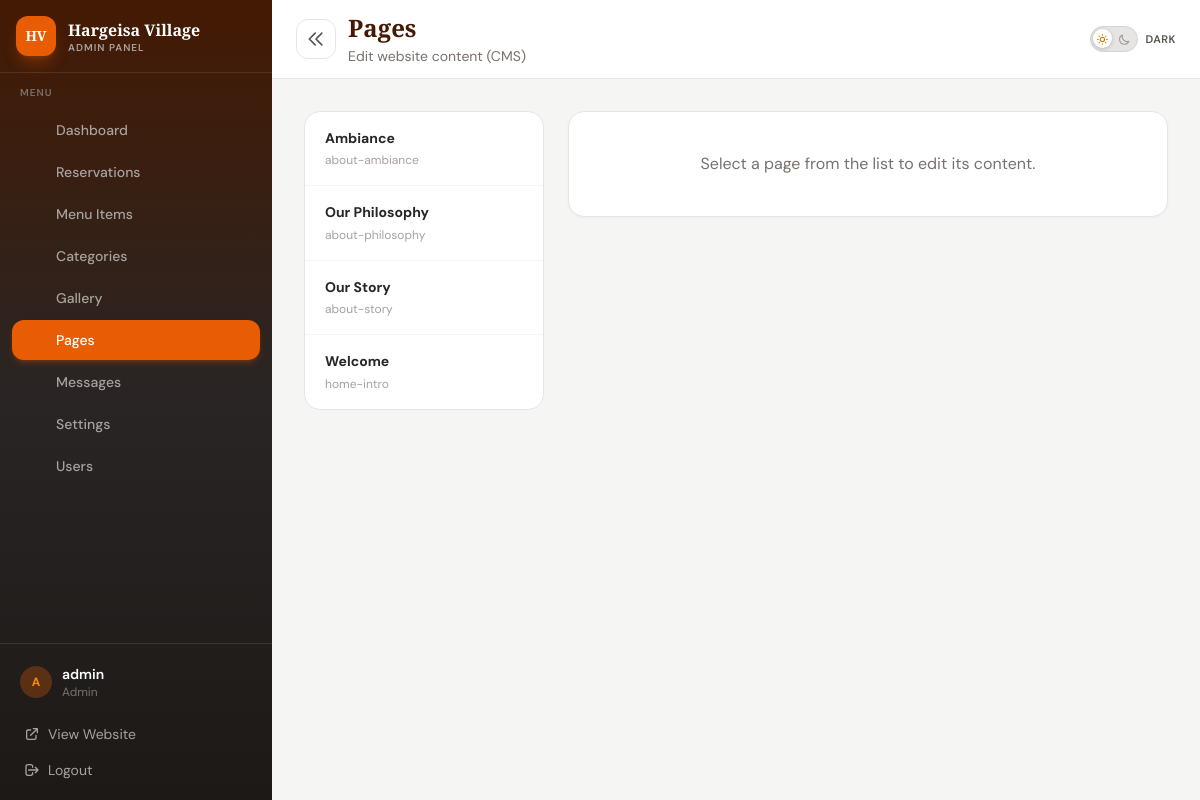
Screenshot of /admin/pages.php (signed in) with the database file from the repository.
### tables this page shows
CREATE TABLE pages (
    id INT AUTO_INCREMENT PRIMARY KEY,
    slug VARCHAR(100) NOT NULL UNIQUE,
    title VARCHAR(255) NOT NULL,
    content TEXT,
    created_at TIMESTAMP DEFAULT CURRENT_TIMESTAMP,
    updated_at TIMESTAMP DEFAULT CURRENT_TIMESTAMP ON UPDATE CURRENT_TIMESTAMP
);

### includes/helpers.php (called while the page is built, shortened)
<?php
function e(?string $value): string
{
    return htmlspecialchars((string) $value, ENT_QUOTES, 'UTF-8');
}

### admin/pages.php (the view, shortened to what this page needs)
<?php
$pdo = Database::getConnection();
$pages = $pdo->query('SELECT * FROM pages ORDER BY slug')->fetchAll();
$editId = isset($_GET['edit']) ? (int) $_GET['edit'] : 0;
$edit = null;
require __DIR__ . '/includes/layout.php';
?>
<div class="admin-cms-grid">
    <nav class="admin-page-list" aria-label="Pages">
        <?php foreach ($pages as $p): ?>
        <a href="?edit=<?= (int) $p['id'] ?>" class="admin-page-list-item <?= $editId === (int)$p['id'] ? 'admin-page-list-item--active' : '' ?>">
            <strong><?= e($p['title']) ?></strong>
            <span><?= e($p['slug']) ?></span>
        </a>
        <?php endforeach; ?>
    </nav>
    <div class="admin-cms-editor">
        <?php if ($edit): ?>
        <form method="post" class="admin-form-card">
            <?= csrf_field() ?>
            <input type="hidden" name="id" value="<?= (int) $edit['id'] ?>">
            <p class="admin-form-meta">Slug: <code><?= e($edit['slug']) ?></code></p>
            <div>
                <label>Title</label>
                <input name="title" required value="<?= e($edit['title']) ?>">
            </div>
            <div>
                <label>Content</label>
                <div id="editor" class="admin-quill-editor"><?= $edit['content'] ?></div>
                <textarea name="content" id="content-input" class="hidden"><?= e($edit['content']) ?></textarea>
            </div>
            <button type="submit" class="admin-btn admin-btn--primary">Save Content</button>
        </form>
        <link href="https://cdn.quilljs.com/1.3.7/quill.snow.css" rel="stylesheet">
        <script src="https://cdn.quilljs.com/1.3.7/quill.min.js"></script>
        <script>
        const quill = new Quill('#editor', { theme: 'snow', modules: { toolbar: [['bold','italic'],['link'],[{list:'ordered'},{list:'bullet'}],['clean']] } });
        document.querySelector('form').addEventListener('submit', () => {
            document.getElementById('content-input').value = quill.root.innerHTML;
        });
        </script>
        <?php else: ?>
        <div class="admin-panel admin-empty-panel">Select a page from the list to edit its content.</div>
        <?php endif; ?>
    </div>
</div>
<?php require __DIR__ . '/includes/layout-end.php'; ?>

### assets/css/admin.css (style rules this page uses)
.admin-panel { background: #fff; border-radius: 1rem; border: 1px solid #e7e5e4; box-shadow: 0 1px 3px rgba(0, 0, 0, 0.04); overflow: hidden; }
.admin-cms-grid { display: grid; gap: 1.5rem; }
@media (min-width: 1024px) { .admin-cms-grid { grid-template-columns: 240px 1fr; } }
.admin-empty-state, .admin-empty-panel { color: #78716c; text-align: center; padding: 2.5rem 1.5rem; }
.admin-empty-panel { background: #fff; border-radius: 1rem; border: 1px solid #e7e5e4; }
.admin-page-list { background: #fff; border-radius: 1rem; border: 1px solid #e7e5e4; overflow: hidden; }
.admin-page-list-item { display: block; padding: 1rem 1.25rem; text-decoration: none; color: inherit; border-bottom: 1px solid #f5f5f4; transition: background 0.15s; }
.admin-page-list-item:last-child { border-bottom: none; }
.admin-page-list-item strong { display: block; font-size: 0.875rem; color: #292524; }
.admin-page-list-item span { display: block; font-size: 0.75rem; color: #a8a29e; margin-top: 0.15rem; }

### assets/css/admin-dark-mode.css (style rules this page uses)
:root { --admin-bg: #f5f5f4; --admin-bg-elevated: #ffffff; --admin-bg-muted: #fafaf9; --admin-border: #e7e5e4; --admin-border-soft: #f5f5f4; --admin-text: #292524; --admin-text-secondary: #57534e; --admin-text-muted: #78716c; --admin-heading: #451a03; --admin-input-bg: #ffffff; --admin-input-border: #d6d3d1; --admin-shadow: 0 1px 3px rgba(0, 0, 0, 0.06); --admin-shadow-md: 0 12px 28px rgba(0, 0, 0, 0.08); }

### rows the page displays
pages: title "Ambiance", slug "about-ambiance"
pages: title "Our Philosophy", slug "about-philosophy"
pages: title "Our Story", slug "about-story"
pages: title "Welcome", slug "home-intro"

### other values shown
footer_short_name() "Hargeisa Village"
$item['label'] "Dashboard"
$item['label'] "Reservations"
$item['label'] "Menu Items"
$item['label'] "Categories"
$item['label'] "Gallery"
$item['label'] "Pages"
$item['label'] "Messages"
$item['label'] "Settings"
$item['label'] "Users"
substr($user['username'] ?? 'A', 0, 1) "A"
$user['username'] "admin"
$user['role'] "Admin"
$adminTitle "Pages"
$adminSubtitle "Edit website content (CMS)"
